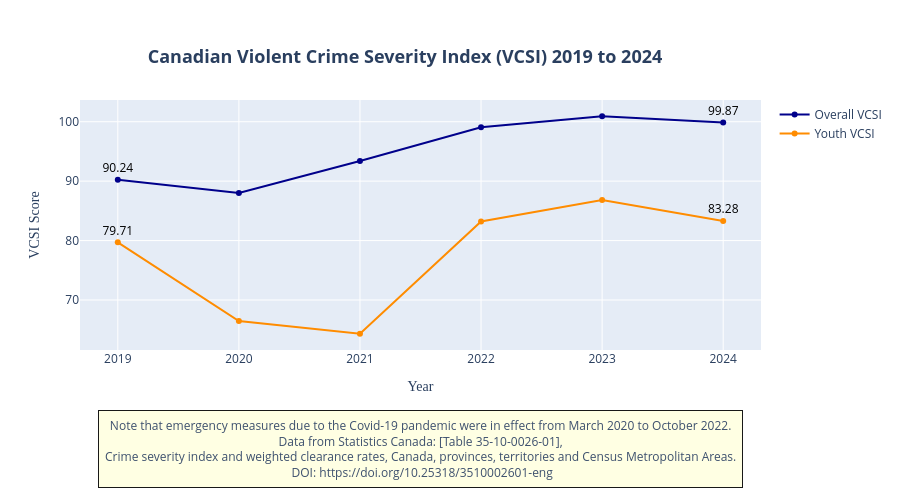

The notebook cell saved with this chart:
### Code cell
# Data labels for most recent and oldest data points in each plot line - ChatGPT had to help with this one

labels_overall = [str(v) if y in ['2019','2024'] else '' for y,v in zip(df['Year'], df['Violent Crime Severity Index'])]
labels_youth = [str(v) if y in ['2019','2024'] else '' for y,v in zip(df['Year'], df['Youth Violent Crime Severity Index'])]

graph = go.Figure()

# Defined plot line for Overall Violent Crime Severity Index data

graph.add_trace(go.Scatter(
    x=df['Year'], 
    y=df['Violent Crime Severity Index'], 
    name='Overall VCSI', 
    line_color='darkblue',
    mode='lines+markers+text', # data labels and characteristics
    text=labels_overall,
    textposition='top center',
    textfont=dict(size=12,color='black')))

# Defined plot line for Youth Violent Crime Severity Index Data

graph.add_trace(go.Scatter(
    x=df['Year'], 
    y=df['Youth Violent Crime Severity Index'], 
    name='Youth VCSI', 
    line_color='darkorange',
    mode='lines+markers+text',
    text=labels_youth,
    textposition='top center',
    textfont = dict(size=12, color='black')))

# Defined graph layout

graph.update_layout(
    title = dict(
        text='Canadian Violent Crime Severity Index (VCSI) 2019 to 2024', # Graph title characteristics
        x=0.45,           
        xanchor='center',
        yanchor='top',
        font=dict(size=18, weight='bold')),
    xaxis_title = dict( # X axis title charcateristics
        text= 'Year',
        font=dict(size=14, family='Arial Black')),
    yaxis_title = dict( # Y axis title characteristics
        text='VCSI Score',
        font=dict(size=14, family='Arial Black')),
    width=900,   # Figure dimensions
    height=500,
    margin=dict(
        l=80,   # left margin
        r=80,   # right margin
        t=100,  # top margin
        b=150)) # bottom margin
    

# Graph annotation box

graph.add_annotation(
    text=("Note that emergency measures due to the Covid-19 pandemic were in effect from March 2020 to October 2022.<br>"
          "Data from Statistics Canada: [Table 35-10-0026-01],<br>"
          "Crime severity index and weighted clearance rates, Canada, provinces, territories and Census Metropolitan Areas.<br>"
          " DOI: https://doi.org/10.25318/3510002601-eng"),
    xref="paper",
    yref="paper",
    x=0.5,        # center horizontally
    y=-0.55,      # position below the chart
    showarrow=False,
    font=dict(size=12),
    align="center",
    bordercolor="black",
    borderwidth=1,
    borderpad=6,
    bgcolor="lightyellow",
    opacity=0.9
)

### Figure 1 — Plotly figure (JSON) as saved in the notebook; plotly's stock layout.template omitted (floating-point values rounded to 4 significant figures)
{"data": [{"line": {"color": "darkblue"}, "mode": "lines+markers+text", "name": "Overall VCSI", "text": ["90.24", "", "", "", "", "99.87"], "textfont": {"color": "black", "size": 12}, "textposition": "top center", "type": "scatter", "x": ["2019", "2020", "2021", "2022", "2023", "2024"], "y": [90.24, 87.99, 93.4, 99.07, 100.9, 99.87]}, {"line": {"color": "darkorange"}, "mode": "lines+markers+text", "name": "Youth VCSI", "text": ["79.71", "", "", "", "", "83.28"], "textfont": {"color": "black", "size": 12}, "textposition": "top center", "type": "scatter", "x": ["2019", "2020", "2021", "2022", "2023", "2024"], "y": [79.71, 66.46, 64.32, 83.21, 86.82, 83.28]}], "layout": {"annotations": [{"align": "center", "bgcolor": "lightyellow", "bordercolor": "black", "borderpad": 6, "borderwidth": 1, "font": {"size": 12}, "opacity": 0.9, "showarrow": false, "text": "Note that emergency measures due to the Covid-19 pandemic were in effect from March 2020 to October 2022.<br>Data from Statistics Canada: [Table 35-10-0026-01],<br>Crime severity index and weighted clearance rates, Canada, provinces, territories and Census Metropolitan Areas.<br> DOI: https://doi.org/10.25318/3510002601-eng", "x": 0.5, "xref": "paper", "y": -0.55, "yref": "paper"}], "height": 500, "margin": {"b": 150, "l": 80, "r": 80, "t": 100}, "title": {"font": {"size": 18, "weight": "bold"}, "text": "Canadian Violent Crime Severity Index (VCSI) 2019 to 2024", "x": 0.45, "xanchor": "center", "yanchor": "top"}, "width": 900, "xaxis": {"title": {"font": {"family": "Arial Black", "size": 14}, "text": "Year"}}, "yaxis": {"title": {"font": {"family": "Arial Black", "size": 14}, "text": "VCSI Score"}}}}
